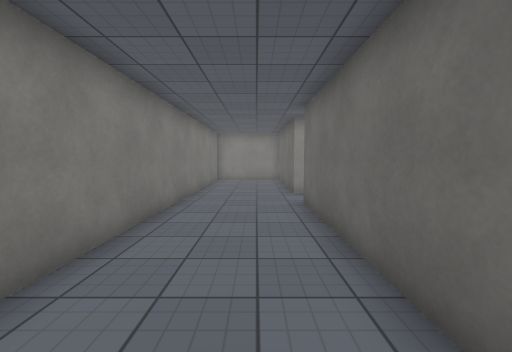
view 1 (above)

16 first-person views from a walk through a Unity game level. The camera is 1.4 m above the floor, tilts 4° down and sees 90° across. Doors are open. The floor is counted in squares, 1 m on a side. Each view is taken from the middle of a square. On the plan, view 1 faces up. The plan holds only what a view shows up to about 13 squares ahead; the rest is blank. The place goes on beyond the plan. The player character is not drawn. Surface patterns are stand-ins for the level's own textures.

view 2
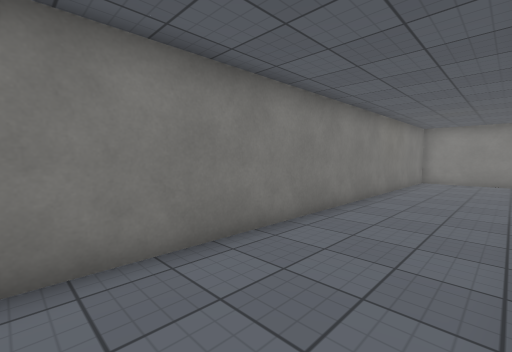

view 3
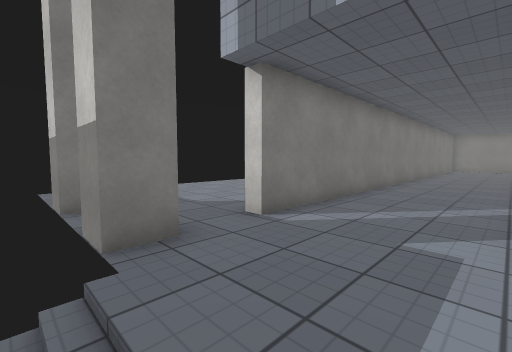

view 4
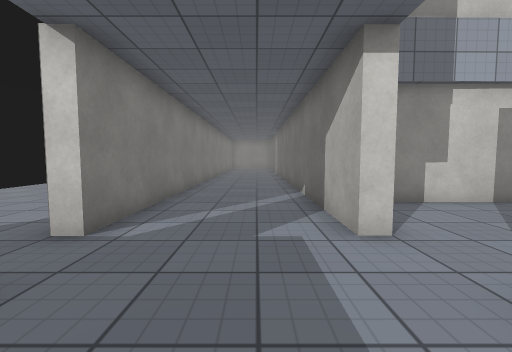

view 5
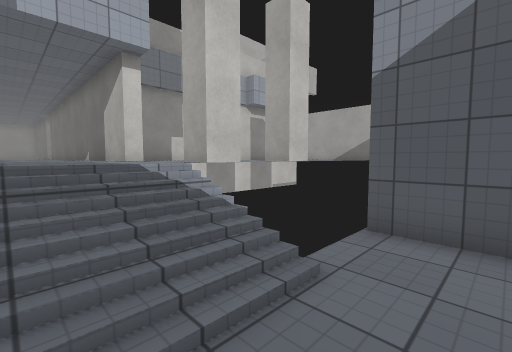

view 6
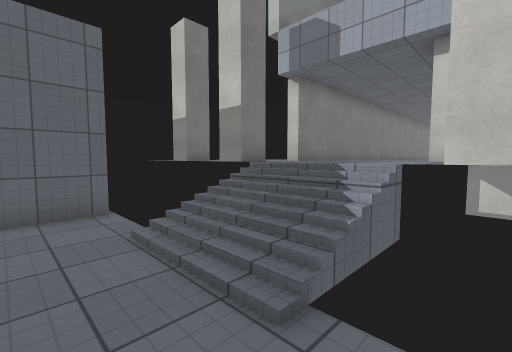

view 7
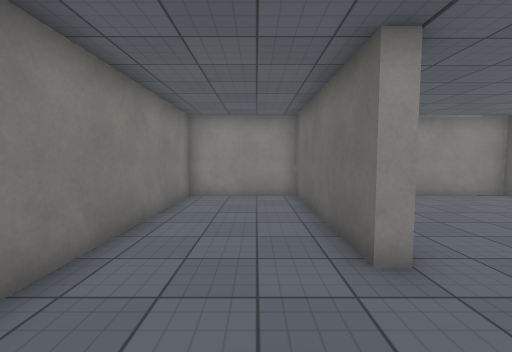

view 8
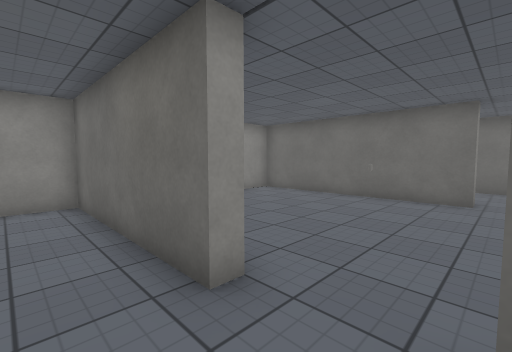

view 9
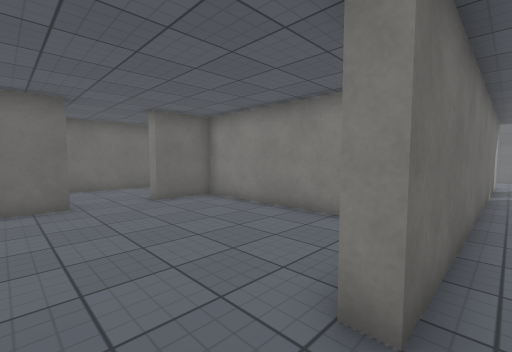

view 10
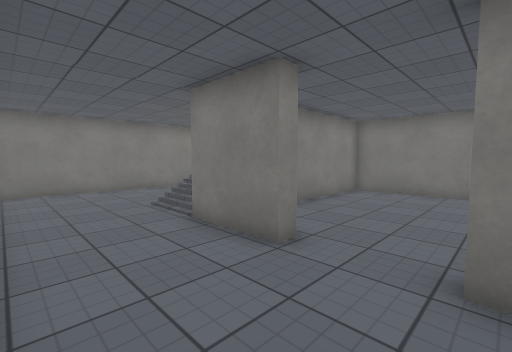

view 11
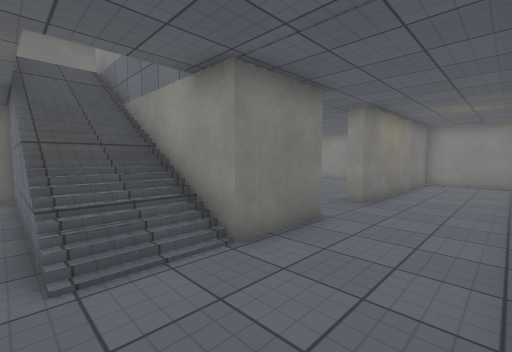

view 12
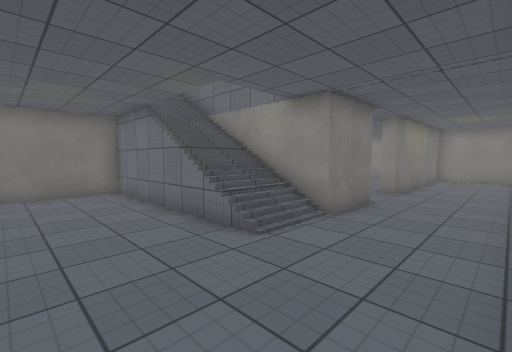

view 13
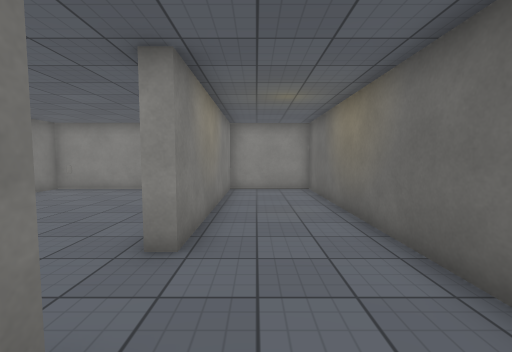

view 14
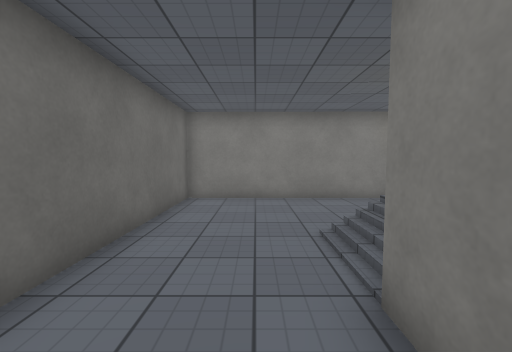

view 15
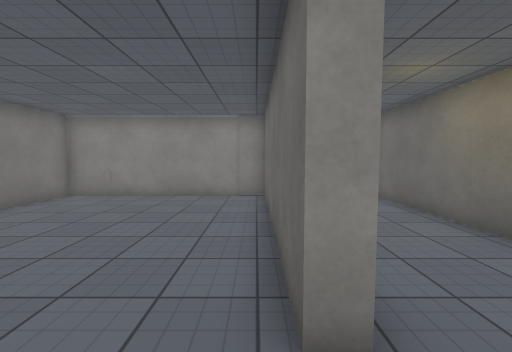

view 16
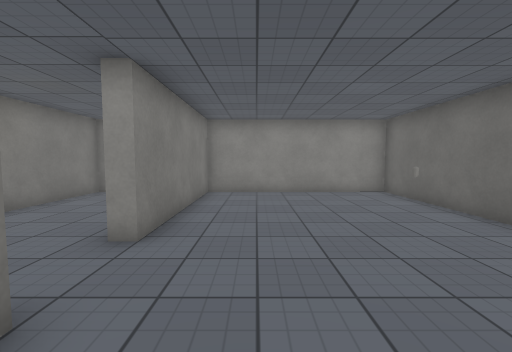

### Floor plan
Key: @ floor where view 1 was taken; # wall or solid block; . main floor; - floor 1.25 m lower than the main floor; / step, stairs or slope; D open door; = window, fence, low wall or low ledge.
Columns run from 9 left of view 1 to 14 right of it. Each row starts with its distance up from view 1.
 17       ##################
 16       #....#......#D...#
 15       #....#......#D...#
 14       #....#......#D...#
 13       #....#......##...#
 12       #....#......##...#
 11       #....#......##...#
 10       #...........##...#
  9       #...........##...#
  8       #....#...........#
  7       #....#...........#
  6       #....#......##...#
  5       #....#......##...#
  4       #....#########...#
  3       #....#///////....#
  2       #....#///////....#
  1       #....######==....#
  0 ..    #..@.#...........#
 -1 ...   #....#...........#
 -2 ....  #....#...........#
 -3 ....  #....#############
 -4 ..... #....#....
 -5  .....#....#...
 -6   ....#....#..
 -7     .........
 -8       .......
 -9       ##...##
-10         ///
-11         ///
-12      #  ///  #
-13      #-------#
-14      #-------#

Where each view was taken, in squares from view 1:
view 1: 0 up, 0 right, facing up
view 2: 0 up, 1 right, facing up-left
view 3: 10 down, 1 right, facing up-left
view 4: 10 down, 0 right, facing up
view 5: 14 down, 1 left, facing up-right
view 6: 14 down, 3 right, facing up-left
view 7: 7 up, 0 right, facing up
view 8: 8 up, 0 right, facing up-right
view 9: 10 up, 1 right, facing down-right
view 10: 9 up, 13 right, facing down-left
view 11: 1 up, 13 right, facing up-left
view 12: 2 down, 13 right, facing up-left
view 13: 5 up, 11 right, facing up
view 14: 6 up, 11 right, facing down
view 15: 7 up, 9 right, facing up
view 16: 6 up, 4 right, facing up
